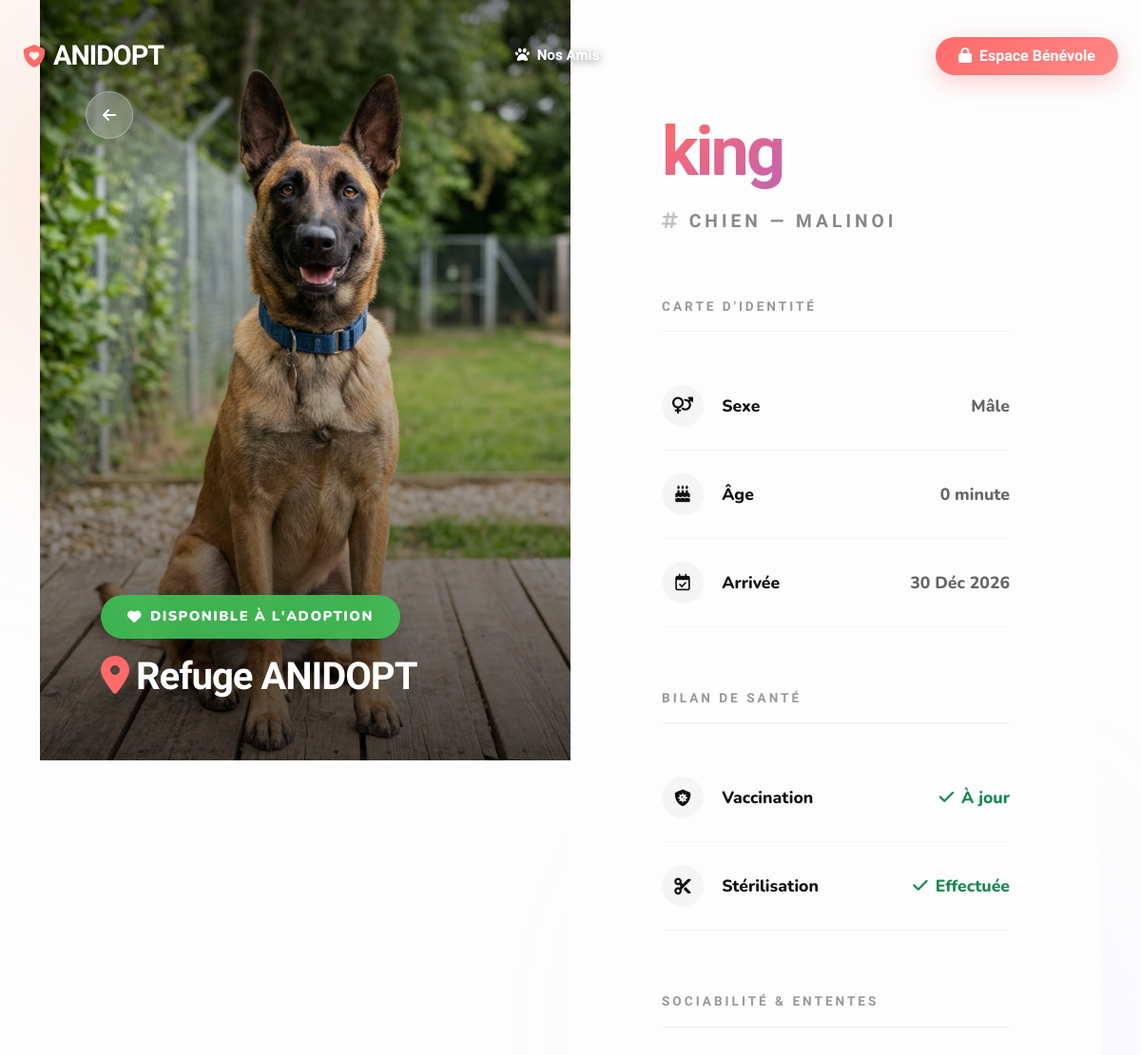
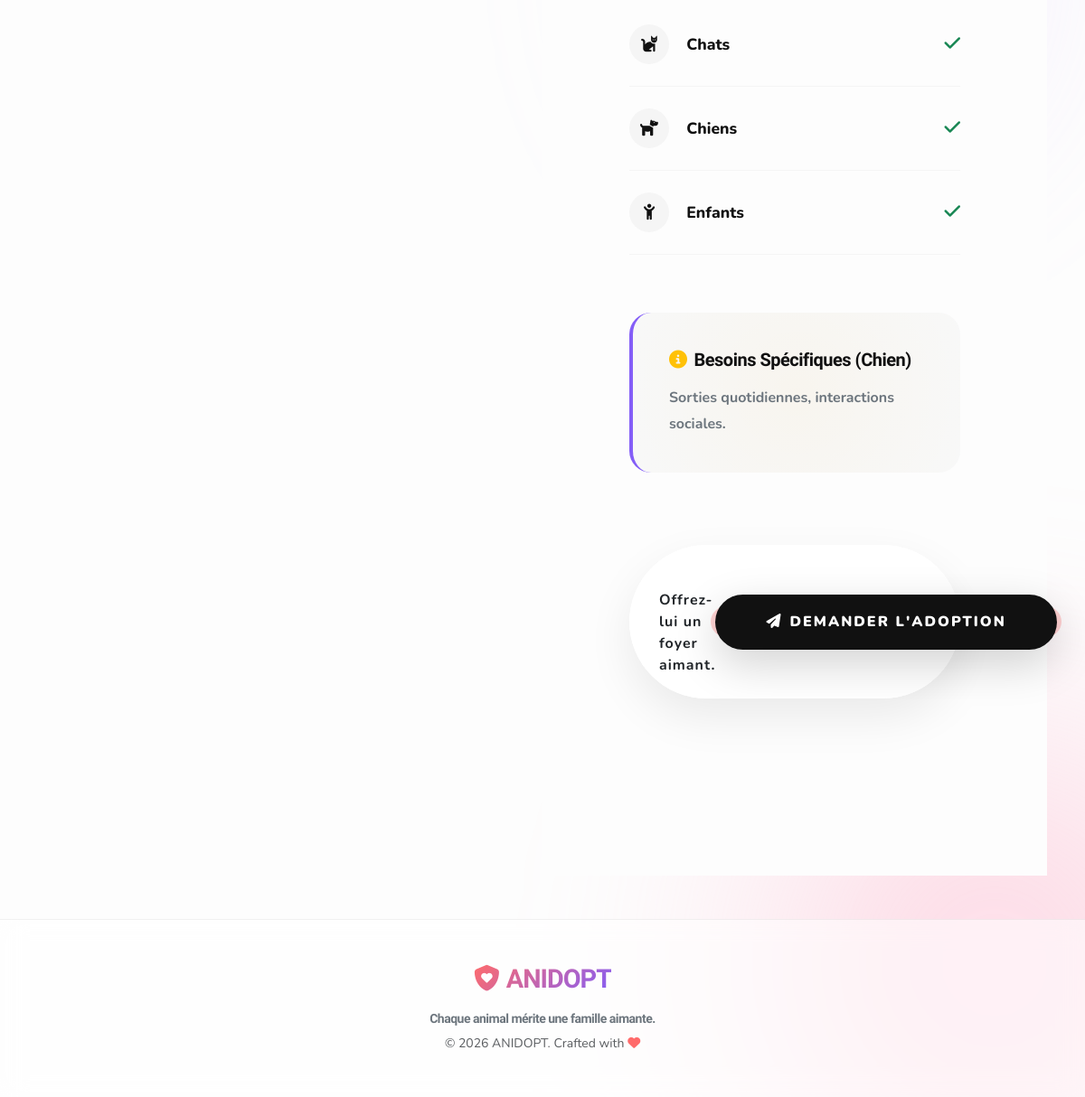
The page /animal/1/ on the database its author committed (2 pictures, top to bottom).
### refuge/models.py (models this page shows, shortened)
class Animal(models.Model):
    STATUT_CHOICES = [
        ('Disponible', 'Disponible'),
        ('En soin', 'En soin'),
        ('Adopté', 'Adopté'),
        ('En famille d\'accueil', 'En famille d\'accueil'),
    ]
    SEXE_CHOICES = [
        ('M', 'Mâle'),
        ('F', 'Femelle'),
    ]
    nom = models.CharField(max_length=100, verbose_name="Nom de l'animal")
    espece = models.ForeignKey(Espece, on_delete=models.CASCADE, related_name='animaux', verbose_name="Espèce")
    race = models.CharField(max_length=100, blank=True, verbose_name="Race")
    sexe = models.CharField(max_length=1, choices=SEXE_CHOICES, default='M', verbose_name="Sexe")
    date_naissance_estimee = models.DateField(verbose_name="Date de naissance estimée")
    photo = models.ImageField(upload_to='animaux/', blank=True, null=True, verbose_name="Photo de l'animal")
    vaccine = models.BooleanField(default=False, verbose_name="Vacciné")
    sterilise = models.BooleanField(default=False, verbose_name="Stérilisé")
    compatibilite_chats = models.BooleanField(default=False, verbose_name="Entente Chats")
    compatibilite_chiens = models.BooleanField(default=False, verbose_name="Entente Chiens")
    compatibilite_enfants = models.BooleanField(default=False, verbose_name="Entente Enfants")
    statut = models.CharField(max_length=50, choices=STATUT_CHOICES, default='Disponible', verbose_name="Statut")
    date_arrivee = models.DateField(default=timezone.now, verbose_name="Date d'arrivée")
    class Meta:
        verbose_name_plural = "Animaux"

class Espece(models.Model):
    nom_espece = models.CharField(max_length=100, unique=True, verbose_name="Nom de l'espèce")
    besoins_specifiques = models.TextField(blank=True, verbose_name="Besoins spécifiques")
    def __str__(self):
        return self.nom_espece

### refuge/views.py (the view)
# urls.py: path('animal/<int:pk>/', views.animal_detail, name='animal_detail'),
def animal_detail(request, pk):
    animal = get_object_or_404(Animal, pk=pk)
    return render(request, 'refuge/animal_detail.html', {'animal': animal})

### refuge/templates/refuge/animal_detail.html (shortened to what this page needs)
{% extends 'refuge/base.html' %}
{% block content %}
<div class="editorial-layout">
    <div class="editorial-visual">
        <a href="{% url 'animal_list' %}" class="back-btn-float shadow-lg" title="Retour">
            <i class="fa-solid fa-arrow-left"></i>
        </a>
        {% if animal.photo %}
            <img src="{{ animal.photo.url }}" alt="{{ animal.nom }}" class="editorial-image">
        {% else %}
            <div class="editorial-image d-flex justify-content-center align-items-center" style="background: linear-gradient(135deg, var(--aurora-peach), var(--aurora-lavender));">
                <i class="fa-solid fa-paw" style="font-size: 15rem; color: rgba(255,255,255,0.3);"></i>
            </div>
        {% endif %}
        <div class="editorial-visual-content">
            <div class="mb-3">
                {% if animal.statut == 'Disponible' %}
                    <div class="status-pill status-available"><i class="fa-solid fa-heart me-2"></i>Disponible à l'adoption</div>
                {% elif animal.statut == 'En soin' %}
                    <div class="status-pill status-care"><i class="fa-solid fa-bed me-2"></i>En soin</div>
                {% elif animal.statut == 'Adopté' %}
                    <div class="status-pill status-adopted"><i class="fa-solid fa-house me-2"></i>Adopté</div>
                {% else %}
                    <div class="status-pill status-fa"><i class="fa-solid fa-people-roof me-2"></i>Famille d'accueil</div>
                {% endif %}
            </div>
            <h2 class="fw-bold m-0" style="font-family: 'Plus Jakarta Sans', sans-serif; font-size: 2.5rem; letter-spacing: -1px;">
                <i class="fa-solid fa-location-dot me-2" style="color: var(--primary);"></i>Refuge ANIDOPT
            </h2>
        </div>
    </div>
    <div class="editorial-content">
        <div class="fade-up">
            <h1 class="editorial-title" style="background: linear-gradient(135deg, var(--primary), var(--accent), var(--primary)); background-size: 200% auto; -webkit-background-clip: text; -webkit-text-fill-color: transparent; animation: shine 5s linear infinite; padding-bottom: 10px;">{{ animal.nom }}</h1>
            <span class="editorial-subtitle"><i class="fa-solid fa-hashtag me-2 opacity-50"></i>{{ animal.espece }} {% if animal.race %}— {{ animal.race }}{% endif %}</span>
        </div>
        <div class="info-group fade-up d-1">
            <div class="info-header">Carte d'identité</div>
            <div class="stat-row">
                <div class="stat-label">
                    <div class="stat-icon"><i class="fa-solid fa-venus-mars"></i></div>
                    Sexe
                </div>
                <div class="stat-value">{% if animal.sexe == 'M' %}Mâle{% else %}Femelle{% endif %}</div>
            </div>
            <div class="stat-row">
                <div class="stat-label">
                    <div class="stat-icon"><i class="fa-solid fa-cake-candles"></i></div>
                    Âge
                </div>
                <div class="stat-value">{{ animal.date_naissance_estimee|timesince }}</div>
            </div>
            <div class="stat-row">
                <div class="stat-label">
                    <div class="stat-icon"><i class="fa-regular fa-calendar-check"></i></div>
                    Arrivée
                </div>
                <div class="stat-value">{{ animal.date_arrivee|date:"d M Y" }}</div>
            </div>
        </div>
        <div class="info-group fade-up d-2">
            <div class="info-header">Bilan de Santé</div>
            <div class="stat-row">
                <div class="stat-label">
                    <div class="stat-icon"><i class="fa-solid fa-shield-virus"></i></div>
                    Vaccination
                </div>
                <div class="stat-value">
                    {% if animal.vaccine %}
                        <span class="text-success"><i class="fa-solid fa-check me-2"></i>À jour</span>
                    {% else %}
                        <span class="text-warning"><i class="fa-solid fa-clock me-2"></i>À faire</span>
                    {% endif %}
                </div>
            </div>
            <div class="stat-row">
                <div class="stat-label">
                    <div class="stat-icon"><i class="fa-solid fa-scissors"></i></div>
                    Stérilisation
                </div>
                <div class="stat-value">
                    {% if animal.sterilise %}
                        <span class="text-success"><i class="fa-solid fa-check me-2"></i>Effectuée</span>
                    {% else %}
                        <span class="text-warning"><i class="fa-solid fa-clock me-2"></i>À prévoir</span>
                    {% endif %}
                </div>
            </div>
        </div>
        <div class="info-group fade-up d-3">
            <div class="info-header">Sociabilité & Ententes</div>
            <div class="stat-row">
                <div class="stat-label">
                    <div class="stat-icon"><i class="fa-solid fa-cat"></i></div>
                    Chats
                </div>
                <div class="stat-value">
                    {% if animal.compatibilite_chats %}<i class="fa-solid fa-check text-success fs-5"></i>{% else %}<i class="fa-solid fa-xmark text-muted fs-5"></i>{% endif %}
                </div>
            </div>
            <div class="stat-row">
                <div class="stat-label">
                    <div class="stat-icon"><i class="fa-solid fa-dog"></i></div>
                    Chiens
                </div>
                <div class="stat-value">
                    {% if animal.compatibilite_chiens %}<i class="fa-solid fa-check text-success fs-5"></i>{% else %}<i class="fa-solid fa-xmark text-muted fs-5"></i>{% endif %}
                </div>
            </div>
            <div class="stat-row">
                <div class="stat-label">
                    <div class="stat-icon"><i class="fa-solid fa-child-reaching"></i></div>
                    Enfants
                </div>
                <div class="stat-value">
                    {% if animal.compatibilite_enfants %}<i class="fa-solid fa-check text-success fs-5"></i>{% else %}<i class="fa-solid fa-xmark text-muted fs-5"></i>{% endif %}
                </div>
            </div>
        </div>
        {% if animal.espece.besoins_specifiques %}
        <div class="needs-card fade-up d-3 tilt-card position-relative overflow-hidden" data-tilt data-tilt-max="3" data-tilt-speed="400">
            <div class="bg-blob blob-warning"></div>
            <div style="position: relative; z-index: 1;">
                <h5 class="fw-black mb-3" style="color: #111;"><i class="fa-solid fa-circle-info me-2 text-warning"></i>Besoins Spécifiques ({{ animal.espece.nom_espece }})</h5>
                <p class="mb-0 fw-bold text-secondary" style="line-height: 1.8;">{{ animal.espece.besoins_specifiques }}</p>
            </div>
        </div>
        {% endif %}
        <div class="action-container fade-up d-3 tilt-card" data-tilt data-tilt-max="2" data-tilt-speed="400" data-tilt-perspective="1000">
            <div>
                <p class="mb-0 fw-bold text-dark d-none d-xl-block" style="letter-spacing: 1px;">Offrez-lui un foyer aimant.</p>
            </div>
            <div class="d-flex gap-3 align-items-center">
                <div class="position-relative">
                    <a href="mailto:adoption@anidopt.com?subject=Demande d'adoption pour {{ animal.nom }}" class="btn-editorial position-relative z-1 shadow-lg">
                        <i class="fa-solid fa-paper-plane me-2"></i>Demander l'adoption
                    </a>
                </div>
            </div>
        </div>
        <div style="height: 100px;"></div>
    </div>
</div>
{% endblock content %}

### refuge/static/css/style.css (style rules this page uses)
:root { --bg-base: #FDF8F4; --bg-glass: rgba(255, 255, 255, 0.55); --bg-glass-heavy: rgba(255, 255, 255, 0.72); --aurora-peach: #FFCAB0; --aurora-rose: #FFA9C5; --aurora-lavender: #D5B4FF; --aurora-sky: #A5D8FF; --aurora-mint: #63E6BE; --primary: #FF6B6B; --primary-glow: #FF8787; --primary-light: rgba(255, 107, 107, 0.1); --accent: #845EF7; --accent-light: rgba(132, 94, 247, 0.1); --success: #40C057; --success-light: rgba(64, 192, 87, 0.1); --text-primary: #1A1A2E; --text-secondary: #6B7280; --text-muted: #9CA3AF; --border-glass: rgba(255, 255, 255, 0.9); --shadow-card: 0 8px 32px rgba(0, 0, 0, 0.06); --shadow-hover: 0 20px 48px rgba(255, 107, 107, 0.2); --shadow-float: 0 24px 64px rgba(0, 0, 0, 0.08); --radius-xl: 28px; --radius-lg: 20px; --radius-md: 14px; }
*, *::before, *::after { box-sizing: border-box; }
body { font-family: 'Nunito', sans-serif; background: var(--bg-base); color: var(--text-primary); padding-top: 100px; overflow-x: hidden; min-height: 100vh; -webkit-font-smoothing: antialiased; }
h1, h2, h3, h4, h5, h6, .brand-text, .tech-font { font-family: 'Plus Jakarta Sans', sans-serif; font-weight: 800; letter-spacing: -0.5px; }
.d-1 { animation-delay: 80ms; }
.d-2 { animation-delay: 160ms; }
.d-3 { animation-delay: 240ms; }
.bg-blob { position: absolute; top: -50%; left: -50%; width: 200%; height: 200%; z-index: 0; animation: spin 20s linear infinite; opacity: 0.6; }
.blob-warning { background: radial-gradient(circle, rgba(245, 159, 0, 0.08) 0%, transparent 60%); }
.fw-black { font-weight: 900; }

### rows shown on the page
Animal: photo (picture), nom "king", espece "CHIEN", race "MALINOI", date_naissance_estimee "0 minute", date_arrivee "30 Déc 2026", espece.nom_espece "Chien", espece.besoins_specifiques "Sorties quotidiennes, interactions sociales."
